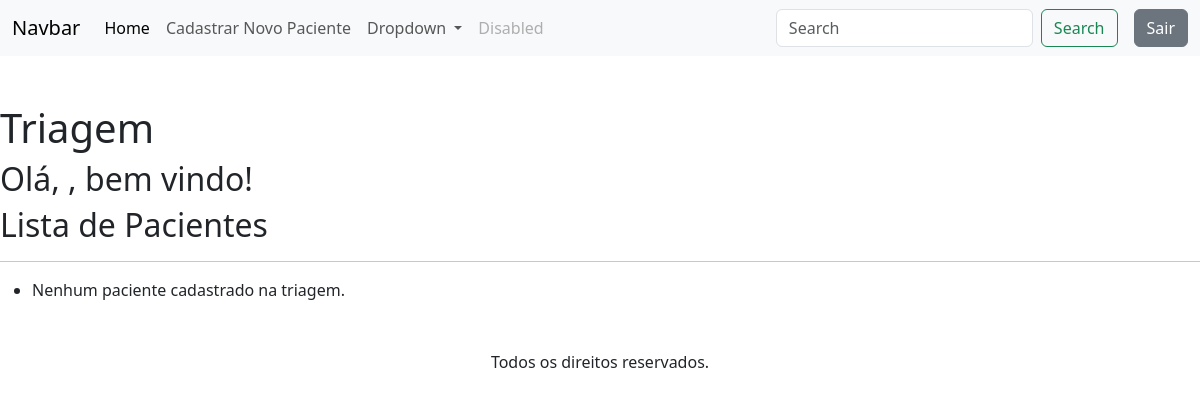
The app's page / (signed in), older data.
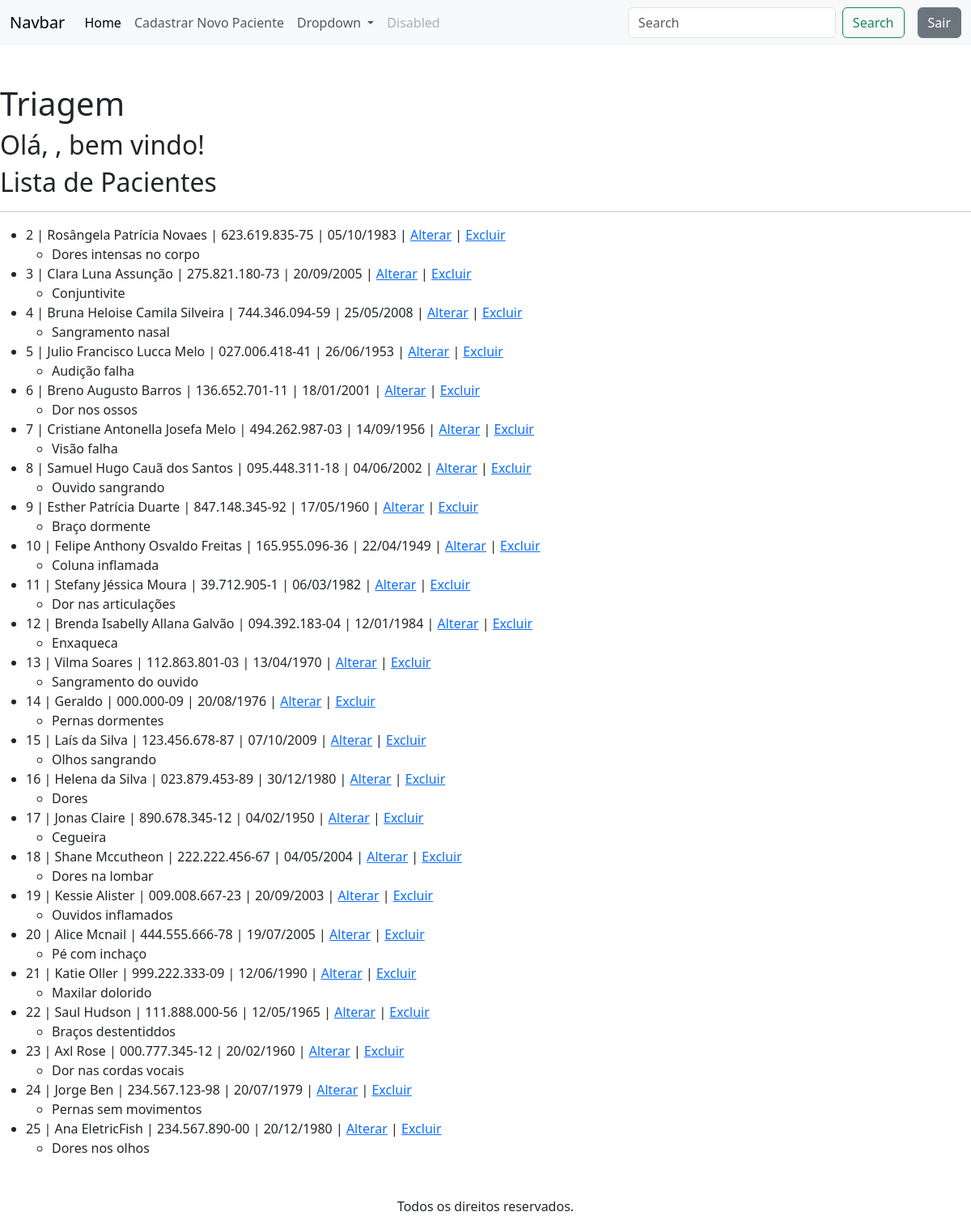
The same page, newer data.
### apps/triagem/models.py (models this page shows, shortened)
class Paciente(models.Model):
    codigo_paciente = models.AutoField(primary_key=True)
    nome = models.CharField(null=False, blank=False)
    cpf = models.CharField(max_length=14, unique=True, null=False, blank=False)
    data_nascimento = models.DateField(null=False, blank=False)
    sintomas = models.TextField(max_length=200, null=False, blank=False)

### apps/triagem/views.py (the view)
# urls.py: path('', views.index, name='index'),
@login_required
def index(request):
    pacientes = Paciente.objects.all()
    return render(request, "index.html", {'pacientes':pacientes})

### apps/triagem/templates/index.html (shortened to what this page needs)
{% extends 'base-triagem.html' %}
{% block content %}
    <h1 class="mt-5">Triagem</h1>
    <h2>Olá, {{user.name}}, bem vindo!</h2>
    <h2>Lista de Pacientes</h2>
    <hr>
    <ul>
        {% for paciente in pacientes %}
        <li>
            {{ paciente.codigo_paciente }} |
            {{ paciente.nome }} |
            {{ paciente.cpf }} |
            {{ paciente.data_nascimento|date:"d/m/Y" }} |
            <a href="{% url 'alterar_dados' paciente.codigo_paciente %}">Alterar</a> |
            <a href="{% url 'deletar_paciente' paciente.codigo_paciente %}">Excluir</a>
            <ul>
                <li>{{ paciente.sintomas }}</li>
            </ul>
        </li>
        {% empty %}
        <li>Nenhum paciente cadastrado na triagem.</li>
        {% endfor %}
    </ul>
{% endblock %}

### apps/triagem/templates/base-triagem.html (shortened to what this page needs)
<!doctype html>
<html lang="pt-br">
  <head>
    <link href="https://cdn.jsdelivr.net/npm/bootstrap@5.3.8/dist/css/bootstrap.min.css" rel="stylesheet">
  </head>
  <body>
    {% include 'includes/header.html' %}
    <main>
        {% block content %}{% endblock %}
    </main>
    {% include 'includes/footer.html' %}
  </body>
</html>

### apps/triagem/templates/includes/header.html (shortened to what this page needs)
<header>
    <nav class="navbar navbar-expand-lg bg-body-tertiary">
        <div class="container-fluid">
            <a class="navbar-brand" href="#">Navbar</a>
            <div class="collapse navbar-collapse" id="navbarSupportedContent">
                <ul class="navbar-nav me-auto mb-2 mb-lg-0">
                    <li class="nav-item">
                        <a class="nav-link active" aria-current="page" href="/">Home</a>
                    </li>
                    <li class="nav-item">
                        <a class="nav-link" href="{% url 'novo_paciente' %}">Cadastrar Novo Paciente</a>
                    </li>
                    <li class="nav-item dropdown">
                        <a class="nav-link dropdown-toggle" href="#" role="button" data-bs-toggle="dropdown"
                            aria-expanded="false">
                            Dropdown
                        </a>
                    </li>
                    <li class="nav-item">
                        <a class="nav-link disabled" aria-disabled="true">Disabled</a>
                    </li>
                </ul>
                <form class="d-flex" role="search">
                    <input class="form-control me-2" type="search" placeholder="Search" aria-label="Search" />
                    <button class="btn btn-outline-success" type="submit">Search</button>
                </form>
                <div>
                    <a href="logout/" class="btn btn-secondary ms-3">Sair</a>
                </div>
            </div>
        </div>
    </nav>
</header>

### apps/login/templates/includes/footer.html
<footer class="d-flex align-items-center justify-content-center mt-5">
    <p>Todos os direitos reservados.</p>
</footer>

Row changes from the older to the newer data that the page shows:
added Paciente: codigo_paciente "2", nome "Rosângela Patrícia Novaes", cpf "623.619.835-75", data_nascimento "05/10/1983", sintomas "Dores intensas no corpo"
added Paciente: codigo_paciente "3", nome "Clara Luna Assunção", cpf "275.821.180-73", data_nascimento "20/09/2005", sintomas "Conjuntivite"
added Paciente: codigo_paciente "4", nome "Bruna Heloise Camila Silveira", cpf "744.346.094-59", data_nascimento "25/05/2008", sintomas "Sangramento nasal"
added Paciente: codigo_paciente "5", nome "Julio Francisco Lucca Melo", cpf "027.006.418-41", data_nascimento "26/06/1953", sintomas "Audição falha"
added Paciente: codigo_paciente "6", nome "Breno Augusto Barros", cpf "136.652.701-11", data_nascimento "18/01/2001", sintomas "Dor nos ossos"
added Paciente: codigo_paciente "7", nome "Cristiane Antonella Josefa Melo", cpf "494.262.987-03", data_nascimento "14/09/1956", sintomas "Visão falha"
added Paciente: codigo_paciente "8", nome "Samuel Hugo Cauã dos Santos", cpf "095.448.311-18", data_nascimento "04/06/2002", sintomas "Ouvido sangrando"
added Paciente: codigo_paciente "9", nome "Esther Patrícia Duarte", cpf "847.148.345-92", data_nascimento "17/05/1960", sintomas "Braço dormente"
added Paciente: codigo_paciente "10", nome "Felipe Anthony Osvaldo Freitas", cpf "165.955.096-36", data_nascimento "22/04/1949", sintomas "Coluna inflamada"
added Paciente: codigo_paciente "11", nome "Stefany Jéssica Moura", cpf "39.712.905-1", data_nascimento "06/03/1982", sintomas "Dor nas articulações"
added Paciente: codigo_paciente "12", nome "Brenda Isabelly Allana Galvão", cpf "094.392.183-04", data_nascimento "12/01/1984", sintomas "Enxaqueca"
added Paciente: codigo_paciente "13", nome "Vilma Soares", cpf "112.863.801-03", data_nascimento "13/04/1970", sintomas "Sangramento do ouvido"
added Paciente: codigo_paciente "14", nome "Geraldo", cpf "000.000-09", data_nascimento "20/08/1976", sintomas "Pernas dormentes"
added Paciente: codigo_paciente "15", nome "Laís da Silva", cpf "123.456.678-87", data_nascimento "07/10/2009", sintomas "Olhos sangrando"
added Paciente: codigo_paciente "16", nome "Helena da Silva", cpf "023.879.453-89", data_nascimento "30/12/1980", sintomas "Dores"
added Paciente: codigo_paciente "17", nome "Jonas Claire", cpf "890.678.345-12", data_nascimento "04/02/1950", sintomas "Cegueira"
added Paciente: codigo_paciente "18", nome "Shane Mccutheon", cpf "222.222.456-67", data_nascimento "04/05/2004", sintomas "Dores na lombar"
added Paciente: codigo_paciente "19", nome "Kessie Alister", cpf "009.008.667-23", data_nascimento "20/09/2003", sintomas "Ouvidos inflamados"
added Paciente: codigo_paciente "20", nome "Alice Mcnail", cpf "444.555.666-78", data_nascimento "19/07/2005", sintomas "Pé com inchaço"
added Paciente: codigo_paciente "21", nome "Katie Oller", cpf "999.222.333-09", data_nascimento "12/06/1990", sintomas "Maxilar dolorido"
added Paciente: codigo_paciente "22", nome "Saul Hudson", cpf "111.888.000-56", data_nascimento "12/05/1965", sintomas "Braços destentiddos"
added Paciente: codigo_paciente "23", nome "Axl Rose", cpf "000.777.345-12", data_nascimento "20/02/1960", sintomas "Dor nas cordas vocais"
added Paciente: codigo_paciente "24", nome "Jorge Ben", cpf "234.567.123-98", data_nascimento "20/07/1979", sintomas "Pernas sem movimentos"
added Paciente: codigo_paciente "25", nome "Ana EletricFish", cpf "234.567.890-00", data_nascimento "20/12/1980", sintomas "Dores nos olhos"
Text that changed along with them:
text no longer shown: "Nenhum paciente cadastrado na triagem."
